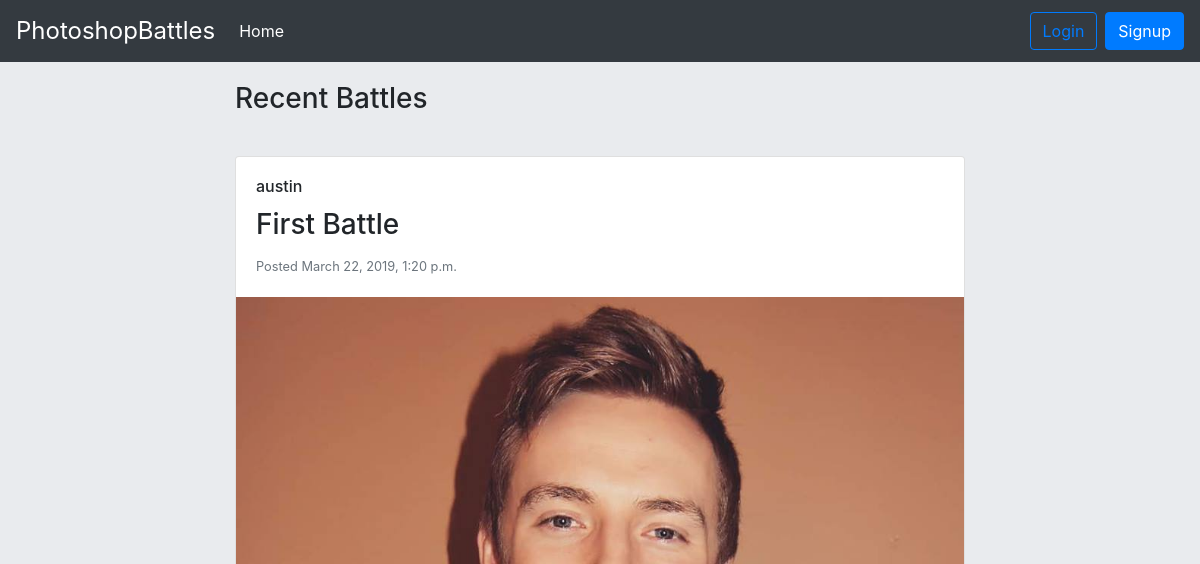
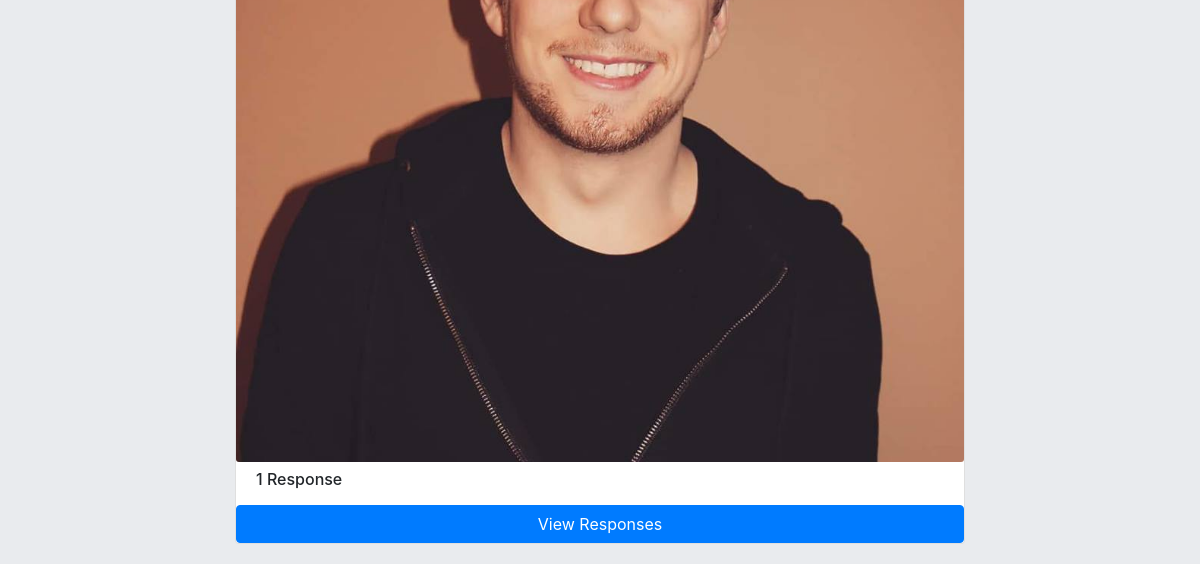
Before: / with the older database file (2 pictures, top to bottom).
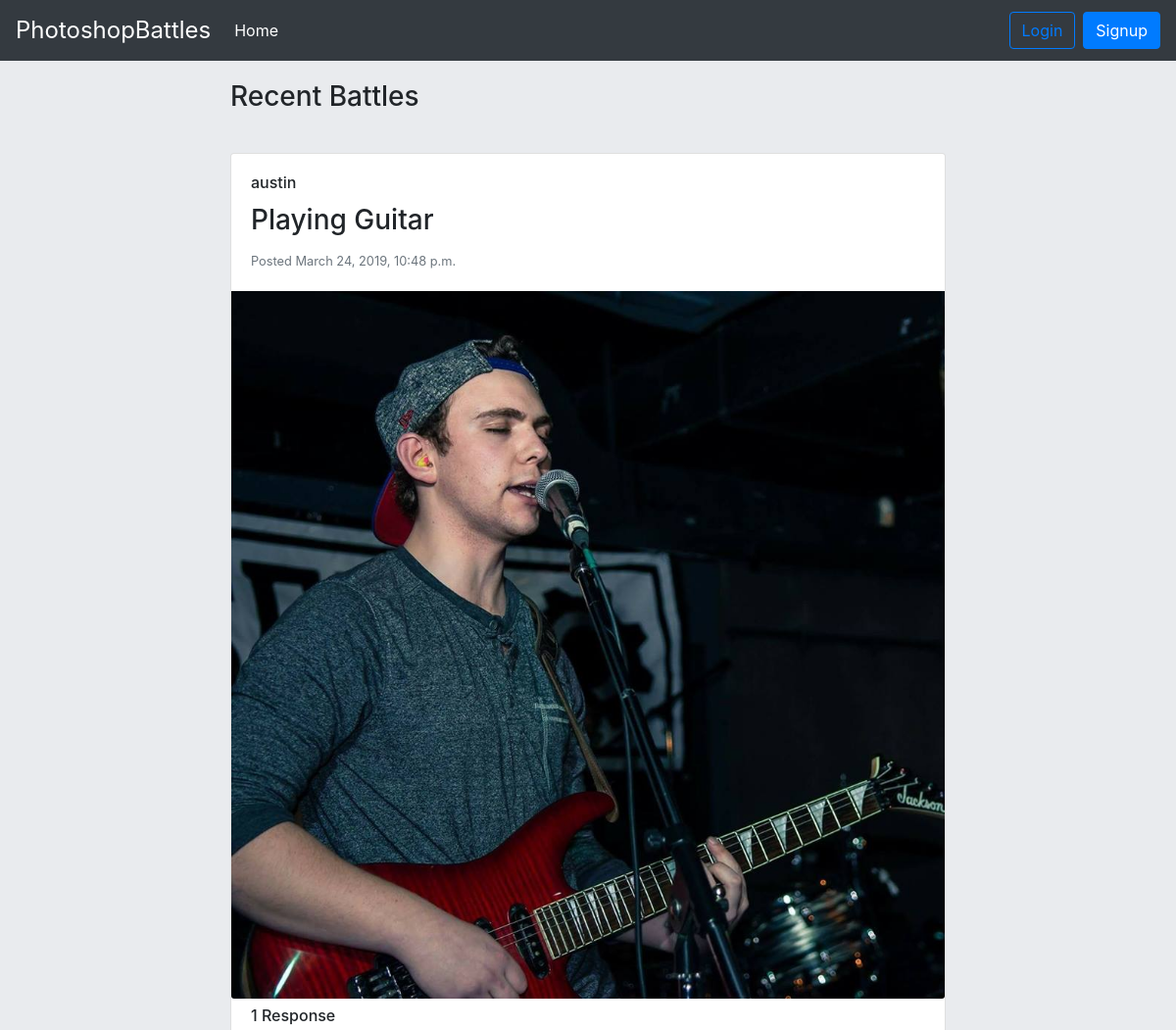
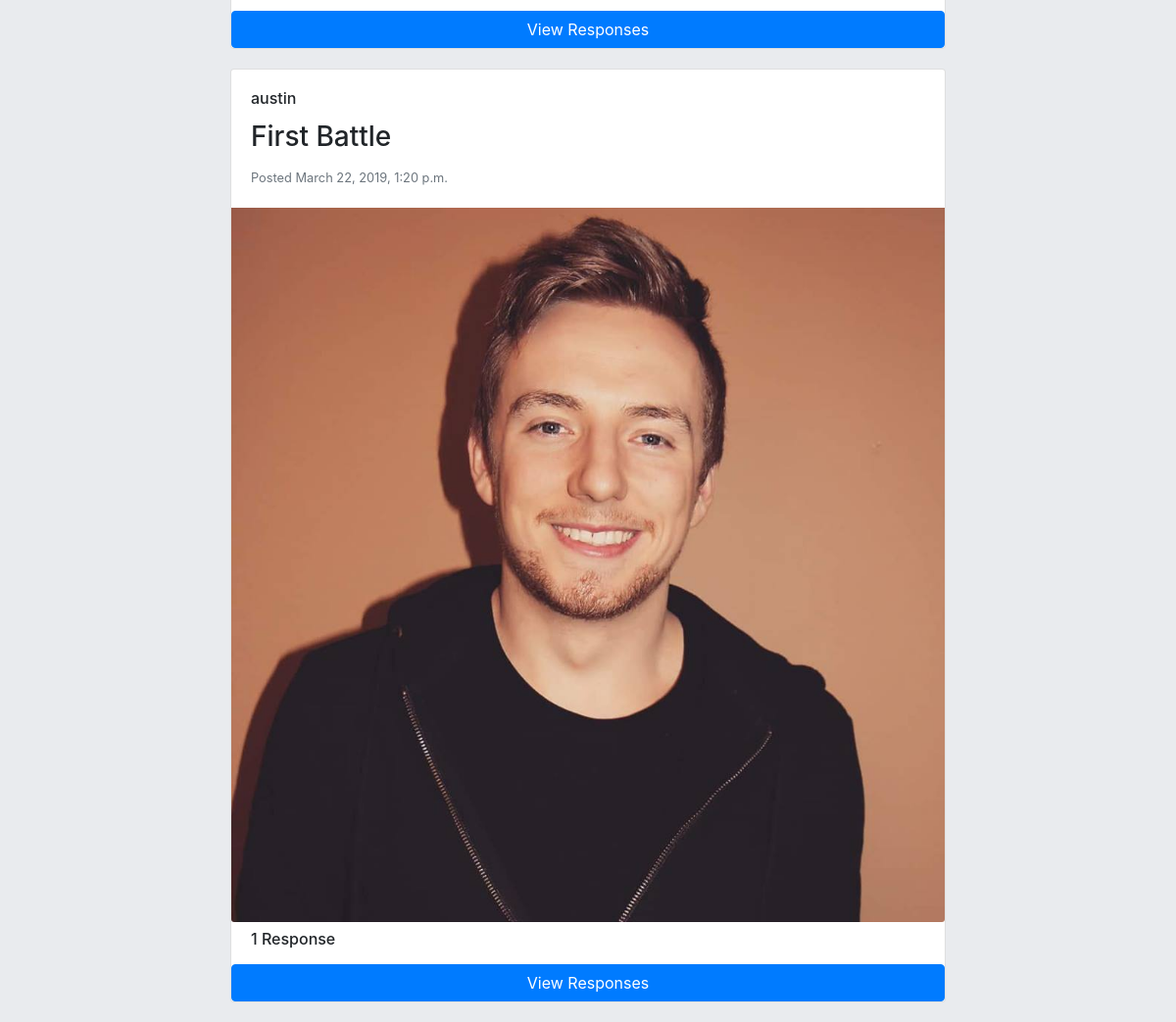
After: the same page with the newer database file (2 pictures, top to bottom).
### application/models.py (models this page shows, shortened)
class Post(models.Model):
    user = models.ForeignKey(User,on_delete=models.CASCADE)
    title = models.CharField(max_length=40)
    image = models.ImageField(upload_to='post_pictures')
    pub_date = models.DateTimeField('date published')

### application/views.py (the view)
# urls.py: path('', views.IndexView.as_view(), name='index'),
class IndexView(generic.ListView):
    template_name = 'application/home.html'
    context_object_name = 'latest_posts'
    def get_queryset(self):
        return Post.objects.filter(pub_date__lte=timezone.now()).order_by('-pub_date')[:20]

### application/templates/application/home.html (shortened to what this page needs)
{% extends 'application/base_layout.html' %}
{% block container %}
    <div class="row justify-content-sm-center">
    <div class="col-sm-8">
    {% if latest_posts %}
    <h3 class="recent-battles-heading">Recent Battles</h3>
    {% for post in latest_posts %}
      {% include 'application/post.html' %}
    {% endfor %}
    {% else  %}
      <h3>No Battles Found</h3>
    {% endif %}
    </div>
  </div>
{% endblock %}

### application/templates/application/base_layout.html (shortened to what this page needs)
{% load static %}
<!DOCTYPE html>
{% block html %}
<html lang="en">
    {% block head %}
    <head>
        <link rel="stylesheet" href="https://maxcdn.bootstrapcdn.com/bootstrap/4.0.0/css/bootstrap.min.css">
        <link rel="stylesheet" href="{% static 'css/main.css' %}"
        {% block extra_css %}{% endblock %}
    </head>
    {% endblock %}
    {% block body %}
    <body>
        {% block nav %}
   <nav class="navbar navbar-expand-lg navbar-dark bg-dark">
  <a class="navbar-brand site-title" href="/">PhotoshopBattles</a>
  <div class="collapse navbar-collapse" id="navbarSupportedContent">
    <ul class="navbar-nav mr-auto">
      <li class="nav-item active">
        <a class="nav-link" href="/">Home <span class="sr-only">(current)</span></a>
      </li>
      </ul>
    <ul class="navbar-nav m1-auto">
    {% if not user.is_authenticated %}
        <li class="nav-item">
        <a class="btn btn-outline-primary" href="/accounts/login">Login</a>
      </li>
       <li class="nav-item">
        <a class="btn btn-primary signup-button" href="/accounts/register">Signup</a>
      </li>
    {% endif %}
    </ul>
  </div>
</nav>
        {% endblock %}
        {% block body_content %}
            <div class="container">
                {% block container %}{% endblock %}
            </div>
        {% endblock %}
    </body>
    {% endblock %}
</html>
{% endblock %}

### application/templates/application/post.html (shortened to what this page needs)
<div class="post">
<div class="card">
  <div class="card-body">
    <h6 class="card-title username">{{post.user}}</h6>
    <h3 class="card-title post-title">{{post.title}}</h6>
    <p class="card-text date-posted"><small class="text-muted">Posted {{post.pub_date}}</small></p>
  </div>
  <img class="card-img-bottom" src="media/{{ post.image }}" alt="Card image cap" >
  {% if post.reply_set.all %}
  {% if post.reply_set.count == 1 %}
   <h6 class="reply-heading">{{ post.reply_set.count }} Response</h6>
   <button type="button" class="btn btn-primary" data-toggle="modal" data-target=".bd-example-modal-md-{{post.id}}">View Responses</button>
    {% endif %}
    {% else %}
   <h5 class="reply-heading">No replies yet..</h5>
 {% endif %}
</div>
</div>

### static/css/main.css (style rules this page uses)
body { background: #E9EBEE; }
@media only screen and (min-width: 992px) { .signup-button { margin-left: 8px; } }
.site-title { font-size: 1.5rem; }
.recent-battles-heading { padding: 1.25rem 0; }
.post { margin: 20px 0; }
.reply-heading { padding: 0.5rem 1.25rem; }

Changed rows visible on the page:
added Post: user "austin", title "Playing Guitar", pub_date "March 24, 2019, 10:48 p.m.", image (picture), reply_set.count "1"
